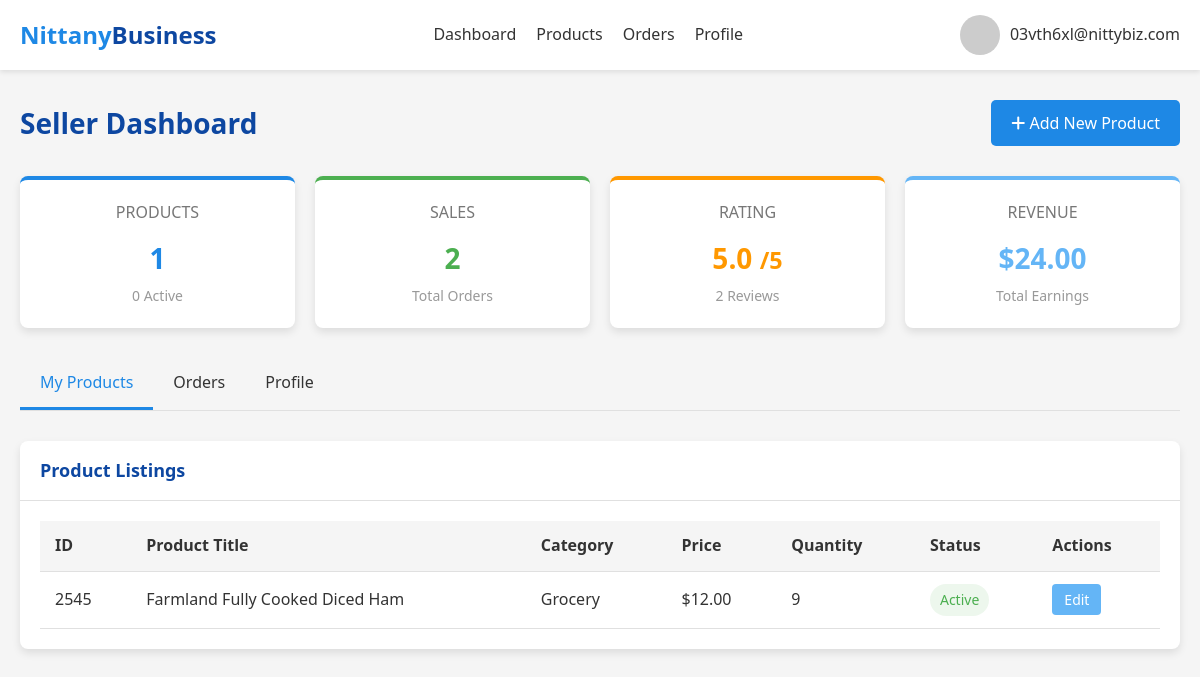
The page /seller_dashboard (signed in) on the database as committed earlier.
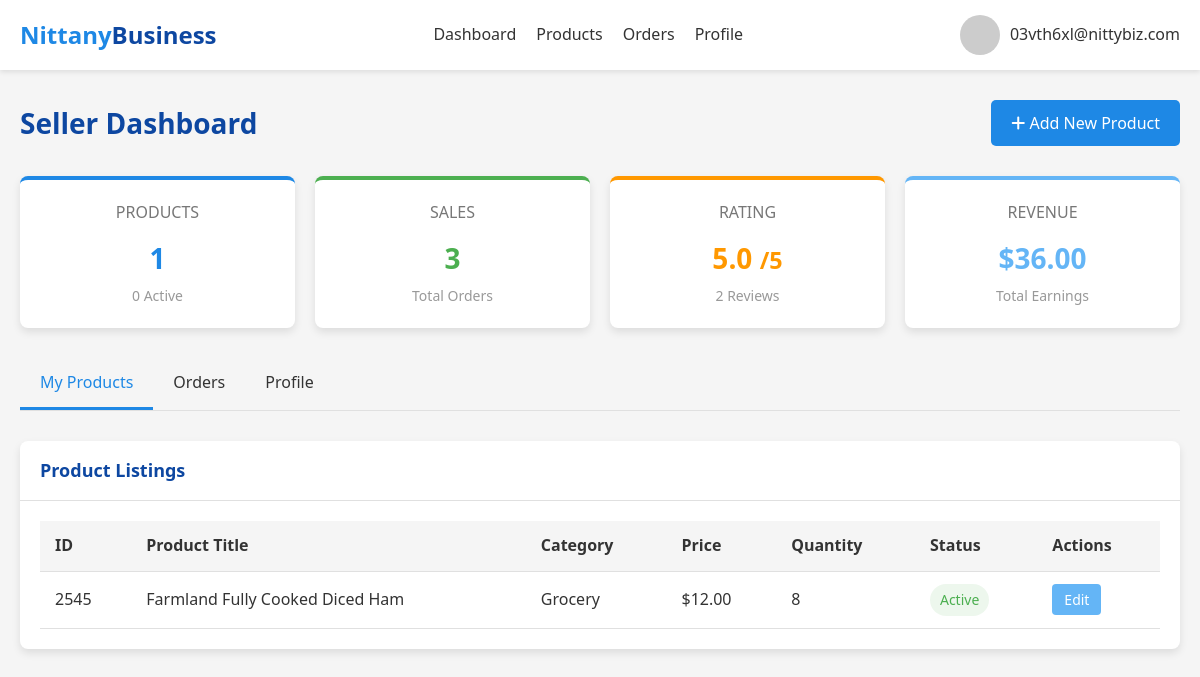
The same page on the database as committed later.
### tables this page shows
CREATE TABLE Product_Listings (
    seller_email TEXT,
    listing_id INTEGER,
    category TEXT NOT NULL,
    product_title TEXT NOT NULL,
    product_name TEXT NOT NULL,
    product_description TEXT,
    quantity INTEGER NOT NULL,
    product_price REAL NOT NULL,
    status TEXT NOT NULL,
    PRIMARY KEY (seller_email, listing_id),
    FOREIGN KEY (seller_email) REFERENCES Sellers(email),
    FOREIGN KEY (category) REFERENCES Categories(category_name)
);

### app.py (the view)
@app.route('/seller_dashboard')
def seller_dashboard():
    if 'user_email' not in session:
        return redirect(url_for('login'))
    if session['user_type'] != 'seller':
        return redirect(url_for('dashboard'))
    conn = get_db_connection()
    seller = conn.execute(
        'SELECT * FROM Sellers WHERE email = ?',
        (session['user_email'],)
    ).fetchone()
    address = None
    if seller and seller['business_address_id']:
        address = conn.execute(
            '''SELECT a.*, z.city, z.state
               FROM Address a
               JOIN Zipcode_Info z ON a.zipcode = z.zipcode
               WHERE a.address_id = ?''',
            (seller['business_address_id'],)
        ).fetchone()
    products = conn.execute(
        '''SELECT * FROM Product_Listings
           WHERE Seller_Email = ?
           ORDER BY Listing_ID DESC''',
        (session['user_email'],)
    ).fetchall()
    product_count = len(products)
    active_product_count = sum(1 for p in products if p['Status'] == 1)
    orders = conn.execute(
        '''SELECT o.*, pl.Product_Title, pl.Product_Description, pl.Product_Price, b.email as buyer_email
           FROM Orders o
           JOIN Product_Listings pl ON o.Listing_ID = pl.Listing_ID
           JOIN Buyer b ON o.Buyer_Email = b.email
           WHERE o.Seller_Email = ?
           ORDER BY o.Date DESC''',
        (session['user_email'],)
    ).fetchall()
    order_count = len(orders)
    total_revenue = sum(float(o['Product_Price']) * int(o['Quantity']) for o in orders)
    avg_rating_result = conn.execute(
        '''SELECT AVG(r.Rating) as avg_rating, COUNT(r.Rating) as review_count
           FROM Reviews r
           JOIN Orders o ON r.Order_ID = o.Order_ID
           WHERE o.Seller_Email = ?''',
        (session['user_email'],)
    ).fetchone()
    avg_rating = avg_rating_result['avg_rating'] if avg_rating_result and avg_rating_result['avg_rating'] is not None else None
    review_count = avg_rating_result['review_count'] if avg_rating_result else 0
    categories = conn.execute(
        'SELECT category_name FROM Categories ORDER BY category_name'
    ).fetchall()
    conn.close()
    active_tab = request.args.get('tab', 'products')
    return render_template(
        'seller_dashboard.html',
        user_email=session['user_email'],
        user_type=session['user_type'],
        seller=seller,
        address=address,
        products=products,
        orders=orders,
        categories=categories,
        product_count=product_count,
        active_product_count=active_product_count,
        order_count=order_count,
        total_revenue=total_revenue,
        avg_rating=avg_rating,
        review_count=review_count,
        active_tab=active_tab
    )

### app.py (called while the page is built)
def get_db_connection():
    conn = sqlite3.connect(app.config['DATABASE'])
    conn.row_factory = sqlite3.Row
    return conn

### templates/seller_dashboard.html (shortened to what the changed rows need)
<!DOCTYPE html>
<html lang="en">
<head>
    <link rel="stylesheet" href="https://cdnjs.cloudflare.com/ajax/libs/font-awesome/6.4.0/css/all.min.css">
</head>
<body>
    <main>
        <div class="container">
            <div class="dashboard-header">
                <h1>Seller Dashboard</h1>
            </div>
            <div class="summary-grid">
                <div class="summary-card sales">
                    <div class="title">SALES</div>
                    <div class="value">{{ order_count }}</div>
                    <div class="subtitle">Total Orders</div>
                </div>
                <div class="summary-card revenue">
                    <div class="title">REVENUE</div>
                    <div class="value">${{ "%.2f"|format(total_revenue) }}</div>
                    <div class="subtitle">Total Earnings</div>
                </div>
            </div>
            <div class="tab-content {% if active_tab == 'products' %}active{% endif %}" id="products-content">
                <div class="card">
                    <div class="card-header">
                        <h2>Product Listings</h2>
                    </div>
                    <div class="card-body">
                        {% if products %}
                        <table class="product-table">
                            <thead>
                                <tr>
                                    <th>ID</th>
                                    <th>Product Title</th>
                                    <th>Category</th>
                                    <th>Price</th>
                                    <th>Quantity</th>
                                    <th>Status</th>
                                    <th>Actions</th>
                                </tr>
                            </thead>
                            <tbody>
                                {% for product in products %}
                                <tr>
                                    <td>{{ product.Listing_ID }}</td>
                                    <td>{{ product.Product_Title }}</td>
                                    <td>{{ product.Category }}</td>
                                    <td>${{ "%.2f"|format(product.Product_Price) }}</td>
                                    <td>{{ product.Quantity }}</td>
                                    <td>
                                        {% if product.status == '1' %}
                                        <span class="product-status status-active">Active</span>
                                        {% elif product.status == '0' %}
                                        <span class="product-status status-inactive">Inactive</span>
                                        {% elif product.status == '2' %}
                                        <span class="product-status status-sold">Sold Out</span>
                                        {% else %}
                                        <span class="product-status status-inactive">Unknown ({{ product.status
                                            }})</span> {% endif %}
                                    </td>
                                    <td>
                                        <button class="action-btn edit-btn"
                                            onclick="openEditProductModal('{{ product.Listing_ID }}')">Edit</button>
                                    </td>
                                </tr>
                                {% endfor %}
                            </tbody>
                        </table>
                        {% endif %}
                    </div>
                </div>
            </div>
        </div>
    </main>
</body>
</html>

Rows that differ between the two databases and show on the page:
changed Product_Listings "Farmland Fully Cooked Diced Ham": Quantity "9" → "8"
Other text that changed with them:
{{ order_count }}: "2" → "3"
{{ "%.2f"|format(total_revenue) }}: "24.00" → "36.00"
